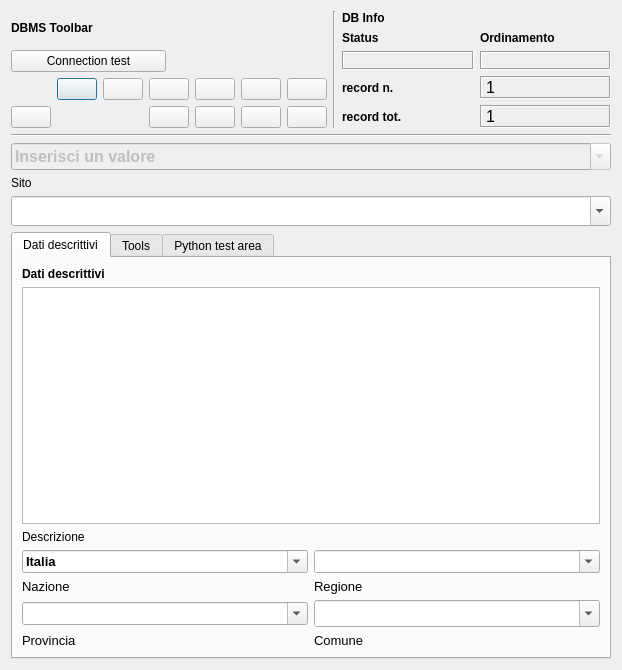
<?xml version="1.0" encoding="UTF-8"?>
<ui version="4.0">
 <class>DialogSite</class>
 <widget class="QDialog" name="DialogSite">
  <property name="geometry">
   <rect>
    <x>0</x>
    <y>0</y>
    <width>622</width>
    <height>670</height>
   </rect>
  </property>
  <property name="minimumSize">
   <size>
    <width>540</width>
    <height>400</height>
   </size>
  </property>
  <property name="windowTitle">
   <string>pyArchInit Gestione Scavi - Scheda Sito</string>
  </property>
  <property name="windowIcon">
   <iconset resource="resources.qrc">
    <normaloff>:/images/iconSite.png</normaloff>:/images/iconSite.png</iconset>
  </property>
  <layout class="QGridLayout" name="gridLayout_7">
   <item row="0" column="0">
    <layout class="QVBoxLayout" name="verticalLayout_2">
     <item>
      <layout class="QHBoxLayout" name="horizontalLayout">
       <item>
        <layout class="QGridLayout" name="gridLayout_2">
         <item row="0" column="0">
          <widget class="QLabel" name="label_29">
           <property name="font">
            <font>
             <weight>75</weight>
             <bold>true</bold>
            </font>
           </property>
           <property name="text">
            <string>DBMS Toolbar</string>
           </property>
          </widget>
         </item>
         <item row="2" column="0" colspan="2">
          <layout class="QGridLayout" name="gridLayout">
           <item row="0" column="5">
            <widget class="QPushButton" name="pushButton_first_rec">
             <property name="toolTip">
              <string>First rec</string>
             </property>
             <property name="text">
              <string/>
             </property>
             <property name="icon">
              <iconset resource="resources.qrc">
               <normaloff>:/images/5_leftArrows.png</normaloff>:/images/5_leftArrows.png</iconset>
             </property>
            </widget>
           </item>
           <item row="0" column="7">
            <widget class="QPushButton" name="pushButton_next_rec">
             <property name="toolTip">
              <string>Next rec</string>
             </property>
             <property name="text">
              <string/>
             </property>
             <property name="icon">
              <iconset resource="resources.qrc">
               <normaloff>:/images/6_rightArrow.png</normaloff>:/images/6_rightArrow.png</iconset>
             </property>
            </widget>
           </item>
           <item row="0" column="8">
            <widget class="QPushButton" name="pushButton_last_rec">
             <property name="toolTip">
              <string>Last rec</string>
             </property>
             <property name="text">
              <string/>
             </property>
             <property name="icon">
              <iconset resource="resources.qrc">
               <normaloff>:/images/7_rightArrows.png</normaloff>:/images/7_rightArrows.png</iconset>
             </property>
            </widget>
           </item>
           <item row="0" column="9">
            <widget class="QPushButton" name="pushButton_new_rec">
             <property name="font">
              <font>
               <pointsize>9</pointsize>
              </font>
             </property>
             <property name="toolTip">
              <string>New record</string>
             </property>
             <property name="text">
              <string/>
             </property>
             <property name="icon">
              <iconset resource="resources.qrc">
               <normaloff>:/images/newrec.png</normaloff>:/images/newrec.png</iconset>
             </property>
            </widget>
           </item>
           <item row="0" column="10">
            <widget class="QPushButton" name="pushButton_save">
             <property name="font">
              <font>
               <pointsize>9</pointsize>
              </font>
             </property>
             <property name="toolTip">
              <string>Save</string>
             </property>
             <property name="text">
              <string/>
             </property>
             <property name="icon">
              <iconset resource="resources.qrc">
               <normaloff>:/images/b_save.png</normaloff>:/images/b_save.png</iconset>
             </property>
             <property name="autoDefault">
              <bool>false</bool>
             </property>
            </widget>
           </item>
           <item row="1" column="7">
            <widget class="QPushButton" name="pushButton_new_search">
             <property name="font">
              <font>
               <pointsize>9</pointsize>
              </font>
             </property>
             <property name="toolTip">
              <string>new search</string>
             </property>
             <property name="text">
              <string/>
             </property>
             <property name="icon">
              <iconset resource="resources.qrc">
               <normaloff>:/images/new_search.png</normaloff>:/images/new_search.png</iconset>
             </property>
            </widget>
           </item>
           <item row="1" column="8">
            <widget class="QPushButton" name="pushButton_search_go">
             <property name="font">
              <font>
               <pointsize>9</pointsize>
              </font>
             </property>
             <property name="toolTip">
              <string>search !!!</string>
             </property>
             <property name="text">
              <string/>
             </property>
             <property name="icon">
              <iconset resource="resources.qrc">
               <normaloff>:/images/search.png</normaloff>:/images/search.png</iconset>
             </property>
            </widget>
           </item>
           <item row="1" column="9">
            <widget class="QPushButton" name="pushButton_sort">
             <property name="font">
              <font>
               <pointsize>9</pointsize>
              </font>
             </property>
             <property name="toolTip">
              <string>Order by</string>
             </property>
             <property name="text">
              <string/>
             </property>
             <property name="icon">
              <iconset resource="resources.qrc">
               <normaloff>:/images/sort.png</normaloff>:/images/sort.png</iconset>
             </property>
            </widget>
           </item>
           <item row="1" column="10">
            <widget class="QPushButton" name="pushButton_view_all">
             <property name="font">
              <font>
               <pointsize>9</pointsize>
              </font>
             </property>
             <property name="toolTip">
              <string>View alls records</string>
             </property>
             <property name="text">
              <string/>
             </property>
             <property name="icon">
              <iconset resource="resources.qrc">
               <normaloff>:/images/view_all.png</normaloff>:/images/view_all.png</iconset>
             </property>
            </widget>
           </item>
           <item row="1" column="2">
            <widget class="QPushButton" name="pushButton_delete">
             <property name="enabled">
              <bool>true</bool>
             </property>
             <property name="font">
              <font>
               <pointsize>9</pointsize>
              </font>
             </property>
             <property name="toolTip">
              <string>Delete record</string>
             </property>
             <property name="text">
              <string/>
             </property>
             <property name="icon">
              <iconset resource="resources.qrc">
               <normaloff>:/images/delete.png</normaloff>:/images/delete.png</iconset>
             </property>
            </widget>
           </item>
           <item row="0" column="6">
            <widget class="QPushButton" name="pushButton_prev_rec">
             <property name="toolTip">
              <string>Prev rec</string>
             </property>
             <property name="text">
              <string/>
             </property>
             <property name="icon">
              <iconset resource="resources.qrc">
               <normaloff>:/images/4_leftArrow.png</normaloff>:/images/4_leftArrow.png</iconset>
             </property>
            </widget>
           </item>
          </layout>
         </item>
         <item row="1" column="0">
          <widget class="QPushButton" name="pushButton_connect">
           <property name="text">
            <string>Connection test</string>
           </property>
          </widget>
         </item>
        </layout>
       </item>
       <item>
        <widget class="Line" name="line_6">
         <property name="orientation">
          <enum>Qt::Vertical</enum>
         </property>
        </widget>
       </item>
       <item>
        <layout class="QGridLayout" name="gridLayout_5">
         <item row="0" column="0">
          <widget class="QLabel" name="label_42">
           <property name="font">
            <font>
             <weight>75</weight>
             <bold>true</bold>
            </font>
           </property>
           <property name="autoFillBackground">
            <bool>true</bool>
           </property>
           <property name="text">
            <string>DB Info</string>
           </property>
          </widget>
         </item>
         <item row="1" column="0">
          <layout class="QGridLayout" name="gridLayout_4">
           <item row="0" column="1">
            <widget class="QLabel" name="label_43">
             <property name="font">
              <font>
               <pointsize>9</pointsize>
               <weight>75</weight>
               <bold>true</bold>
              </font>
             </property>
             <property name="text">
              <string>Ordinamento</string>
             </property>
             <property name="margin">
              <number>0</number>
             </property>
            </widget>
           </item>
           <item row="1" column="0">
            <widget class="QLabel" name="label_status">
             <property name="minimumSize">
              <size>
               <width>40</width>
               <height>0</height>
              </size>
             </property>
             <property name="font">
              <font>
               <pointsize>10</pointsize>
               <weight>75</weight>
               <bold>true</bold>
              </font>
             </property>
             <property name="cursor">
              <cursorShape>ForbiddenCursor</cursorShape>
             </property>
             <property name="mouseTracking">
              <bool>false</bool>
             </property>
             <property name="contextMenuPolicy">
              <enum>Qt::DefaultContextMenu</enum>
             </property>
             <property name="frameShape">
              <enum>QFrame::Box</enum>
             </property>
             <property name="frameShadow">
              <enum>QFrame::Sunken</enum>
             </property>
             <property name="text">
              <string/>
             </property>
             <property name="alignment">
              <set>Qt::AlignCenter</set>
             </property>
             <property name="margin">
              <number>0</number>
             </property>
            </widget>
           </item>
           <item row="1" column="1">
            <widget class="QLabel" name="label_sort">
             <property name="font">
              <font>
               <pointsize>10</pointsize>
               <weight>75</weight>
               <bold>true</bold>
              </font>
             </property>
             <property name="cursor">
              <cursorShape>ForbiddenCursor</cursorShape>
             </property>
             <property name="mouseTracking">
              <bool>false</bool>
             </property>
             <property name="contextMenuPolicy">
              <enum>Qt::DefaultContextMenu</enum>
             </property>
             <property name="frameShape">
              <enum>QFrame::Box</enum>
             </property>
             <property name="frameShadow">
              <enum>QFrame::Sunken</enum>
             </property>
             <property name="text">
              <string/>
             </property>
             <property name="alignment">
              <set>Qt::AlignCenter</set>
             </property>
             <property name="margin">
              <number>0</number>
             </property>
            </widget>
           </item>
           <item row="0" column="0">
            <widget class="QLabel" name="label_34">
             <property name="font">
              <font>
               <pointsize>9</pointsize>
               <weight>75</weight>
               <bold>true</bold>
              </font>
             </property>
             <property name="text">
              <string>Status</string>
             </property>
             <property name="margin">
              <number>0</number>
             </property>
            </widget>
           </item>
          </layout>
         </item>
         <item row="2" column="0">
          <layout class="QGridLayout" name="gridLayout_3">
           <item row="0" column="0">
            <widget class="QLabel" name="label_27">
             <property name="font">
              <font>
               <pointsize>9</pointsize>
               <weight>75</weight>
               <bold>true</bold>
              </font>
             </property>
             <property name="text">
              <string>record n.</string>
             </property>
             <property name="margin">
              <number>0</number>
             </property>
            </widget>
           </item>
           <item row="0" column="1">
            <widget class="QLabel" name="label_rec_corrente">
             <property name="font">
              <font>
               <family>Microsoft Sans Serif</family>
               <pointsize>12</pointsize>
              </font>
             </property>
             <property name="cursor">
              <cursorShape>ForbiddenCursor</cursorShape>
             </property>
             <property name="mouseTracking">
              <bool>false</bool>
             </property>
             <property name="contextMenuPolicy">
              <enum>Qt::DefaultContextMenu</enum>
             </property>
             <property name="frameShape">
              <enum>QFrame::Box</enum>
             </property>
             <property name="frameShadow">
              <enum>QFrame::Sunken</enum>
             </property>
             <property name="text">
              <string>1</string>
             </property>
            </widget>
           </item>
           <item row="1" column="0">
            <widget class="QLabel" name="label_28">
             <property name="font">
              <font>
               <pointsize>9</pointsize>
               <weight>75</weight>
               <bold>true</bold>
              </font>
             </property>
             <property name="text">
              <string>record tot.</string>
             </property>
             <property name="margin">
              <number>0</number>
             </property>
            </widget>
           </item>
           <item row="1" column="1">
            <widget class="QLabel" name="label_rec_tot">
             <property name="font">
              <font>
               <family>Microsoft Sans Serif</family>
               <pointsize>12</pointsize>
              </font>
             </property>
             <property name="cursor">
              <cursorShape>ForbiddenCursor</cursorShape>
             </property>
             <property name="mouseTracking">
              <bool>false</bool>
             </property>
             <property name="contextMenuPolicy">
              <enum>Qt::DefaultContextMenu</enum>
             </property>
             <property name="frameShape">
              <enum>QFrame::Box</enum>
             </property>
             <property name="frameShadow">
              <enum>QFrame::Sunken</enum>
             </property>
             <property name="text">
              <string>1</string>
             </property>
            </widget>
           </item>
          </layout>
         </item>
        </layout>
       </item>
      </layout>
     </item>
     <item>
      <layout class="QVBoxLayout" name="verticalLayout">
       <item>
        <widget class="Line" name="line_8">
         <property name="font">
          <font>
           <weight>75</weight>
           <bold>true</bold>
          </font>
         </property>
         <property name="orientation">
          <enum>Qt::Horizontal</enum>
         </property>
        </widget>
       </item>
       <item>
        <widget class="QComboBox" name="comboBox_sito">
         <property name="enabled">
          <bool>false</bool>
         </property>
         <property name="minimumSize">
          <size>
           <width>0</width>
           <height>0</height>
          </size>
         </property>
         <property name="maximumSize">
          <size>
           <width>16777215</width>
           <height>30</height>
          </size>
         </property>
         <property name="font">
          <font>
           <pointsize>12</pointsize>
           <weight>75</weight>
           <bold>true</bold>
          </font>
         </property>
         <property name="mouseTracking">
          <bool>true</bool>
         </property>
         <property name="editable">
          <bool>true</bool>
         </property>
         <property name="maxVisibleItems">
          <number>99999</number>
         </property>
         <property name="maxCount">
          <number>2147483647</number>
         </property>
         <item>
          <property name="text">
           <string>Inserisci un valore</string>
          </property>
         </item>
        </widget>
       </item>
       <item>
        <widget class="QLabel" name="label">
         <property name="text">
          <string>Sito</string>
         </property>
        </widget>
       </item>
       <item>
        <widget class="QComboBox" name="comboBox_definizione_sito">
         <property name="enabled">
          <bool>true</bool>
         </property>
         <property name="minimumSize">
          <size>
           <width>0</width>
           <height>30</height>
          </size>
         </property>
         <property name="maximumSize">
          <size>
           <width>16777215</width>
           <height>30</height>
          </size>
         </property>
         <property name="editable">
          <bool>true</bool>
         </property>
        </widget>
       </item>
       <item>
        <widget class="QTabWidget" name="tabWidget">
         <property name="currentIndex">
          <number>0</number>
         </property>
         <widget class="QWidget" name="tabWidgetPage1" native="true">
          <attribute name="title">
           <string>Dati descrittivi</string>
          </attribute>
          <layout class="QGridLayout" name="gridLayout_8">
           <item row="0" column="0">
            <layout class="QVBoxLayout" name="verticalLayout_3">
             <item>
              <widget class="QLabel" name="label_13">
               <property name="font">
                <font>
                 <weight>75</weight>
                 <bold>true</bold>
                </font>
               </property>
               <property name="text">
                <string>Dati descrittivi</string>
               </property>
              </widget>
             </item>
             <item>
              <widget class="QTextEdit" name="textEdit_descrizione_site">
               <property name="minimumSize">
                <size>
                 <width>0</width>
                 <height>20</height>
                </size>
               </property>
               <property name="maximumSize">
                <size>
                 <width>16777215</width>
                 <height>16000000</height>
                </size>
               </property>
               <property name="font">
                <font>
                 <pointsize>10</pointsize>
                </font>
               </property>
              </widget>
             </item>
             <item>
              <widget class="QLabel" name="label_6">
               <property name="text">
                <string>Descrizione </string>
               </property>
              </widget>
             </item>
            </layout>
           </item>
           <item row="1" column="0">
            <layout class="QGridLayout" name="gridLayout_6">
             <item row="0" column="0">
              <widget class="QComboBox" name="comboBox_nazione">
               <property name="font">
                <font>
                 <pointsize>10</pointsize>
                 <weight>75</weight>
                 <bold>true</bold>
                </font>
               </property>
               <property name="editable">
                <bool>true</bool>
               </property>
               <item>
                <property name="text">
                 <string>Italia</string>
                </property>
               </item>
              </widget>
             </item>
             <item row="1" column="0">
              <widget class="QLabel" name="label_4">
               <property name="font">
                <font>
                 <pointsize>10</pointsize>
                </font>
               </property>
               <property name="text">
                <string>Nazione</string>
               </property>
              </widget>
             </item>
             <item row="0" column="1">
              <widget class="QComboBox" name="comboBox_regione">
               <property name="font">
                <font>
                 <pointsize>10</pointsize>
                 <weight>75</weight>
                 <bold>true</bold>
                </font>
               </property>
               <property name="editable">
                <bool>true</bool>
               </property>
              </widget>
             </item>
             <item row="2" column="1">
              <widget class="QComboBox" name="comboBox_comune">
               <property name="font">
                <font>
                 <pointsize>12</pointsize>
                 <weight>75</weight>
                 <bold>true</bold>
                </font>
               </property>
               <property name="editable">
                <bool>true</bool>
               </property>
              </widget>
             </item>
             <item row="3" column="1">
              <widget class="QLabel" name="label_2">
               <property name="font">
                <font>
                 <pointsize>10</pointsize>
                </font>
               </property>
               <property name="text">
                <string>Comune</string>
               </property>
              </widget>
             </item>
             <item row="2" column="0">
              <widget class="QComboBox" name="comboBox_provincia">
               <property name="font">
                <font>
                 <pointsize>10</pointsize>
                 <weight>75</weight>
                 <bold>true</bold>
                </font>
               </property>
               <property name="editable">
                <bool>true</bool>
               </property>
              </widget>
             </item>
             <item row="3" column="0">
              <widget class="QLabel" name="label_7">
               <property name="font">
                <font>
                 <pointsize>10</pointsize>
                </font>
               </property>
               <property name="text">
                <string>Provincia</string>
               </property>
              </widget>
             </item>
             <item row="1" column="1">
              <widget class="QLabel" name="label_5">
               <property name="font">
                <font>
                 <pointsize>10</pointsize>
                </font>
               </property>
               <property name="text">
                <string>Regione</string>
               </property>
              </widget>
             </item>
            </layout>
           </item>
          </layout>
         </widget>
         <widget class="QWidget" name="tabWidgetPage2" native="true">
          <attribute name="title">
           <string>Tools</string>
          </attribute>
          <layout class="QGridLayout" name="gridLayout_10">
           <item row="13" column="0" colspan="5">
            <layout class="QHBoxLayout" name="horizontalLayout_3">
             <item>
              <widget class="QLabel" name="label_8">
               <property name="toolTip">
                <string>Carica tutti layer che contengono geometrie relative a questo sito</string>
               </property>
               <property name="text">
                <string>Carica i layer per questo sito</string>
               </property>
              </widget>
             </item>
             <item>
              <widget class="QPushButton" name="pushButton_sites_geometry">
               <property name="text">
                <string>Carica</string>
               </property>
              </widget>
             </item>
            </layout>
           </item>
           <item row="1" column="0">
            <widget class="QLabel" name="label_14">
             <property name="text">
              <string>Genera un numero arbitrario di schede US per il sito corrente</string>
             </property>
            </widget>
           </item>
           <item row="3" column="0">
            <widget class="QLineEdit" name="lineEdit_us_range">
             <property name="maximumSize">
              <size>
               <width>60</width>
               <height>16777215</height>
              </size>
             </property>
            </widget>
           </item>
           <item row="9" column="0">
            <widget class="QPushButton" name="pushButton_genera_us">
             <property name="text">
              <string>Genera US (Azione irreversibile)</string>
             </property>
            </widget>
           </item>
           <item row="5" column="0">
            <widget class="QLineEdit" name="lineEdit_area">
             <property name="maximumSize">
              <size>
               <width>60</width>
               <height>16777215</height>
              </size>
             </property>
            </widget>
           </item>
           <item row="7" column="0">
            <widget class="QLineEdit" name="lineEdit_n_us">
             <property name="maximumSize">
              <size>
               <width>60</width>
               <height>16777215</height>
              </size>
             </property>
            </widget>
           </item>
           <item row="6" column="0">
            <widget class="QLabel" name="label_16">
             <property name="text">
              <string>Numero Area</string>
             </property>
            </widget>
           </item>
           <item row="4" column="0">
            <widget class="QLabel" name="label_15">
             <property name="text">
              <string>Numero di schede da creare</string>
             </property>
            </widget>
           </item>
           <item row="0" column="0">
            <layout class="QHBoxLayout" name="horizontalLayout_2">
             <item>
              <widget class="QLabel" name="label_3">
               <property name="toolTip">
                <string>Carica tutti i layer per poter inserire nuove geometrie</string>
               </property>
               <property name="text">
                <string>Carica layer per il disegno</string>
               </property>
              </widget>
             </item>
             <item>
              <widget class="QPushButton" name="pushButton_draw">
               <property name="text">
                <string>Carica</string>
               </property>
              </widget>
             </item>
            </layout>
           </item>
           <item row="14" column="0" colspan="7">
            <layout class="QHBoxLayout" name="horizontalLayout_4">
             <item>
              <widget class="QLabel" name="label_9">
               <property name="text">
                <string>Esporta relazione di scavo per questo sito (Versione di sviluppo)</string>
               </property>
              </widget>
             </item>
             <item>
              <widget class="QPushButton" name="pushButton_rel_pdf">
               <property name="text">
                <string>Esporta</string>
               </property>
              </widget>
             </item>
            </layout>
           </item>
           <item row="15" column="0" colspan="7">
            <layout class="QVBoxLayout" name="verticalLayout_4">
             <item>
              <widget class="Line" name="line">
               <property name="minimumSize">
                <size>
                 <width>539</width>
                 <height>0</height>
                </size>
               </property>
               <property name="orientation">
                <enum>Qt::Horizontal</enum>
               </property>
              </widget>
             </item>
             <item>
              <widget class="QLabel" name="label_10">
               <property name="text">
                <string>GIS Tools</string>
               </property>
              </widget>
             </item>
            </layout>
           </item>
           <item row="17" column="0">
            <layout class="QHBoxLayout" name="horizontalLayout_6">
             <item>
              <widget class="QLabel" name="label_12">
               <property name="toolTip">
                <string>Carica tutti i layer per poter inserire nuove geometrie</string>
               </property>
               <property name="text">
                <string>Gis viewer</string>
               </property>
              </widget>
             </item>
             <item>
              <widget class="QToolButton" name="toolButton_draw_siti">
               <property name="text">
                <string>Abilita il caricamento delle ricerche</string>
               </property>
               <property name="checkable">
                <bool>true</bool>
               </property>
              </widget>
             </item>
            </layout>
           </item>
           <item row="16" column="0" colspan="5">
            <layout class="QHBoxLayout" name="horizontalLayout_5">
             <item>
              <widget class="QLabel" name="label_11">
               <property name="toolTip">
                <string>Carica tutti i layer per poter inserire nuove geometrie</string>
               </property>
               <property name="text">
                <string>Carica il puntuale del sito</string>
               </property>
              </widget>
             </item>
             <item>
              <widget class="QPushButton" name="pushButton_draw_sito">
               <property name="text">
                <string>Carica</string>
               </property>
              </widget>
             </item>
            </layout>
           </item>
           <item row="16" column="6">
            <spacer name="horizontalSpacer_2">
             <property name="orientation">
              <enum>Qt::Horizontal</enum>
             </property>
             <property name="sizeHint" stdset="0">
              <size>
               <width>261</width>
               <height>20</height>
              </size>
             </property>
            </spacer>
           </item>
           <item row="17" column="4" colspan="3">
            <spacer name="horizontalSpacer">
             <property name="orientation">
              <enum>Qt::Horizontal</enum>
             </property>
             <property name="sizeHint" stdset="0">
              <size>
               <width>307</width>
               <height>20</height>
              </size>
             </property>
            </spacer>
           </item>
           <item row="8" column="0">
            <widget class="QLabel" name="label_17">
             <property name="text">
              <string>Numero di scheda US da cui partire</string>
             </property>
            </widget>
           </item>
          </layout>
         </widget>
         <widget class="QWidget" name="tabWidgetPage3" native="true">
          <attribute name="title">
           <string>Python test area</string>
          </attribute>
          <layout class="QGridLayout" name="gridLayout_9">
           <item row="0" column="0">
            <widget class="QPushButton" name="pushButton_test">
             <property name="text">
              <string>Run test</string>
             </property>
            </widget>
           </item>
           <item row="1" column="0">
            <widget class="QPlainTextEdit" name="plainTextEdit">
             <property name="enabled">
              <bool>false</bool>
             </property>
             <property name="plainText">
              <string>Questa è una sezione di testing per sperimentare funzioni.


Procedura
Step 1 - Aprire il file test_area.py dentro alla cartella pyarchinit (la cartella si trova dentro al vostro utente /.qgis/python/plugins/pyarchinit)

Step 2 - editare la funzione def run_test e salvare il file.

Step 3 - Riavviare Qgis e cliccare sul pulsante Run Test per verificare l'output della vostra funzione.</string>
             </property>
            </widget>
           </item>
          </layout>
         </widget>
        </widget>
       </item>
      </layout>
     </item>
    </layout>
   </item>
  </layout>
 </widget>
 <resources>
  <include location="resources.qrc"/>
 </resources>
 <connections/>
</ui>
